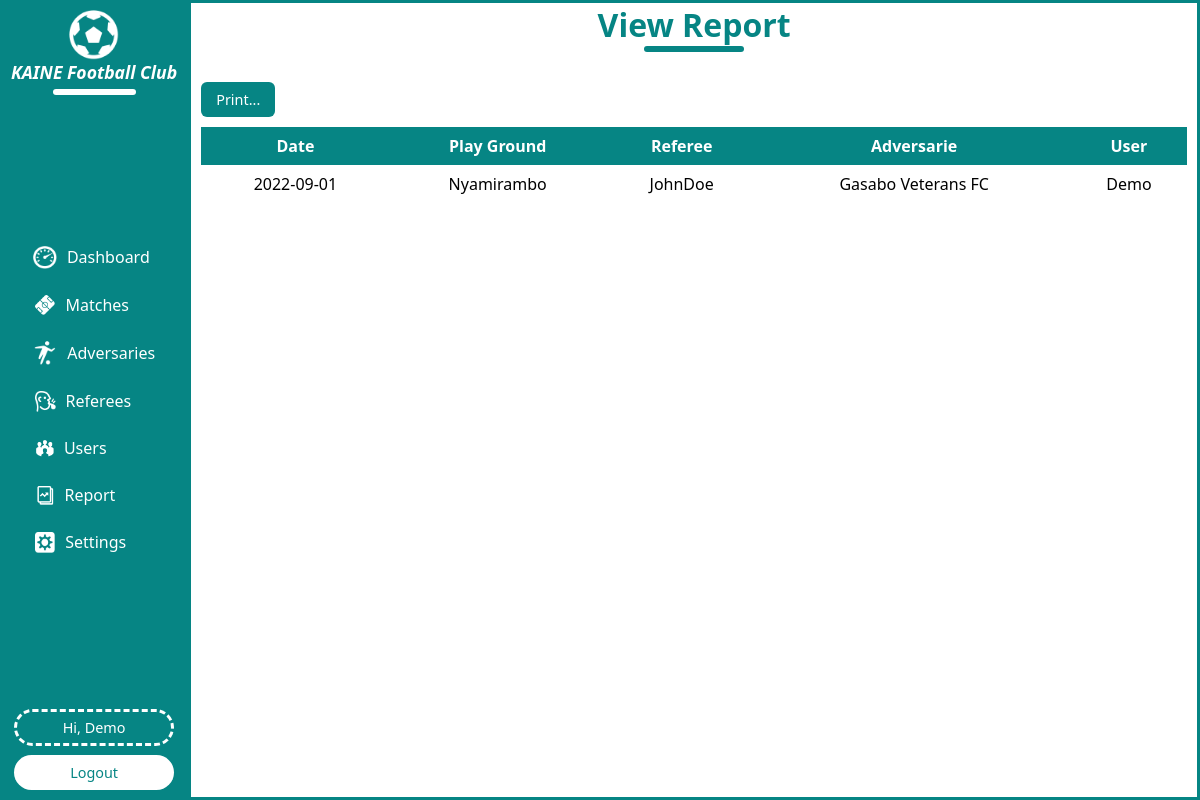
Page /report.php (signed in) on the committed database.
### tables this page shows
CREATE TABLE `matches` (
  `mt_id` int(11) NOT NULL,
  `date` date NOT NULL DEFAULT current_timestamp(),
  `play_ground` varchar(30) NOT NULL,
  `ref_id` int(11) NOT NULL,
  `ad_id` int(11) NOT NULL,
  `user_id` int(11) NOT NULL
);

CREATE TABLE `referees` (
  `ref_id` int(11) NOT NULL,
  `f_name` varchar(30) NOT NULL,
  `l_name` varchar(30) NOT NULL,
  `age` varchar(20) NOT NULL,
  `gender` varchar(20) NOT NULL,
  `tel` varchar(20) NOT NULL
);

CREATE TABLE `adversaries` (
  `ad_id` int(11) NOT NULL,
  `name` varchar(30) NOT NULL
);

CREATE TABLE `users` (
  `user_id` int(11) NOT NULL,
  `username` varchar(30) NOT NULL,
  `password` varchar(30) NOT NULL,
  `tel` varchar(20) NOT NULL,
  `role` varchar(30) NOT NULL
);

### report.php (the view, shortened to what this page needs)
<?php
include("sessions.php");
?>
<!DOCTYPE html>
<html lang="en">
<head>
    <link rel="stylesheet" href="style.css">
</head>
<body>
    <div class="dashboard-container">
        <?php
            include("sidebar.php");
        ?>
        <div class="dashboard-right">
            <div class="right-title">
                <h1>View Report</h1>
                <div class="line"></div>
            </div>
            <div class="right-content">
                <div class="buttons">
                    <a href="#" onclick="print()">Print...</a>
                </div>
                <table>
                    <tr>
                        <th>Date</th>
                        <th>Play Ground</th>
                        <th>Referee</th>
                        <th>Adversarie</th>
                        <th>User</th>
                    </tr>
                    <?php
                    $select=$con->query("SELECT * FROM `matches`");
                    if(mysqli_num_rows($select)>0){
                        while($row=mysqli_fetch_assoc($select)){
                    ?>
                    <tr>
                        <td><?php echo $row['date'];?></td>
                        <td><?php echo $row['play_ground'];?></td>
                        <td>
                            <?php
                             $ref_id=$row['ref_id'];
                             $select=$con->query("SELECT * FROM `referees` WHERE `ref_id`='$ref_id'");
                             $ref=mysqli_fetch_assoc($select);
                             $f_name=$ref['f_name'];
                             $l_name=$ref['l_name'];
                             echo $f_name;echo $l_name;
                            ?>
                        </td>
                        <td>
                            <?php
                             $ad_id=$row['ad_id'];
                             $select=$con->query("SELECT * FROM `adversaries` WHERE `ad_id`='$ad_id'");
                             $ad=mysqli_fetch_assoc($select);
                             $name=$ad['name'];
                             echo $name;
                            ?>
                        </td>
                        <td>
                        <?php
                             $user_id=$row['user_id'];
                             $select=$con->query("SELECT * FROM `users` WHERE `user_id`='$user_id'");
                             $user=mysqli_fetch_assoc($select);
                             $username=$user['username'];
                             echo $username;
                            ?>
                        </td>
                    </tr>
                    <?php
                        }
                    }
                    else{
                        echo"<h1>No Matches Available...</h1>";
                    }
                    ?>
                </table>
            </div>
        </div>
    </div>
</body>
</html>

### style.css (style rules this page uses)
* { margin: 0; padding: 0; box-sizing: border-box; }
body { font-family: system-ui, -apple-system, BlinkMacSystemFont, "Segoe UI", Roboto, Oxygen, Ubuntu, Cantarell, "Open Sans", "Helvetica Neue", sans-serif; }
::placeholder { color: black; font-size: 0.8rem; }
.dashboard-container { display: flex; flex-direction: row; width: 100%; align-items: center; justify-content: space-between; height: 100dvh; }
.dashboard-right { display: flex; flex-direction: column; width: 86%; border: 3px solid #068584; height: 100dvh; overflow-y: auto; }
.right-title { display: flex; flex-direction: column; align-items: center; justify-content: center; }
.right-title h1 { font-size: 2rem; color: #068584; }
.right-title .line { padding: 3px; background: #068584; width: 10%; border-radius: 50px; }
.right-content { display: flex; flex-direction: column; width: 100%; margin-top: 20px; padding: 10px; }
.right-content .buttons { display: flex; flex-direction: row; align-items: flex-start; justify-content: flex-start; width: 100%; gap: 20px; }
.right-content .buttons a { padding: 8px 15px; background: #068584; color: #fff; text-decoration: none; font-weight: 500; font-size: 0.9rem; border-radius: 6px; transition: 0.3s ease-in-out; }
.right-content table { width: 100%; margin-top: 10px; text-align: center; border-collapse: collapse; }
.right-content table tr { padding: 5px; }
.right-content table tr:nth-child(odd) { background: #06858577; }
.right-content table tr th { padding: 8px; background: #068584; color: #fff; }
.right-content table tr td { padding: 8px; font-weight: 500; text-transform: capitalize; }

### rows in the picture
matches: date "2022-09-01", play_ground "Nyamirambo", ref.f_name "John", ref.l_name "Doe", ad.name "Gasabo Veterans FC", user.username "Demo"

### other values in the picture
$_SESSION['fc_user'] "Demo"
